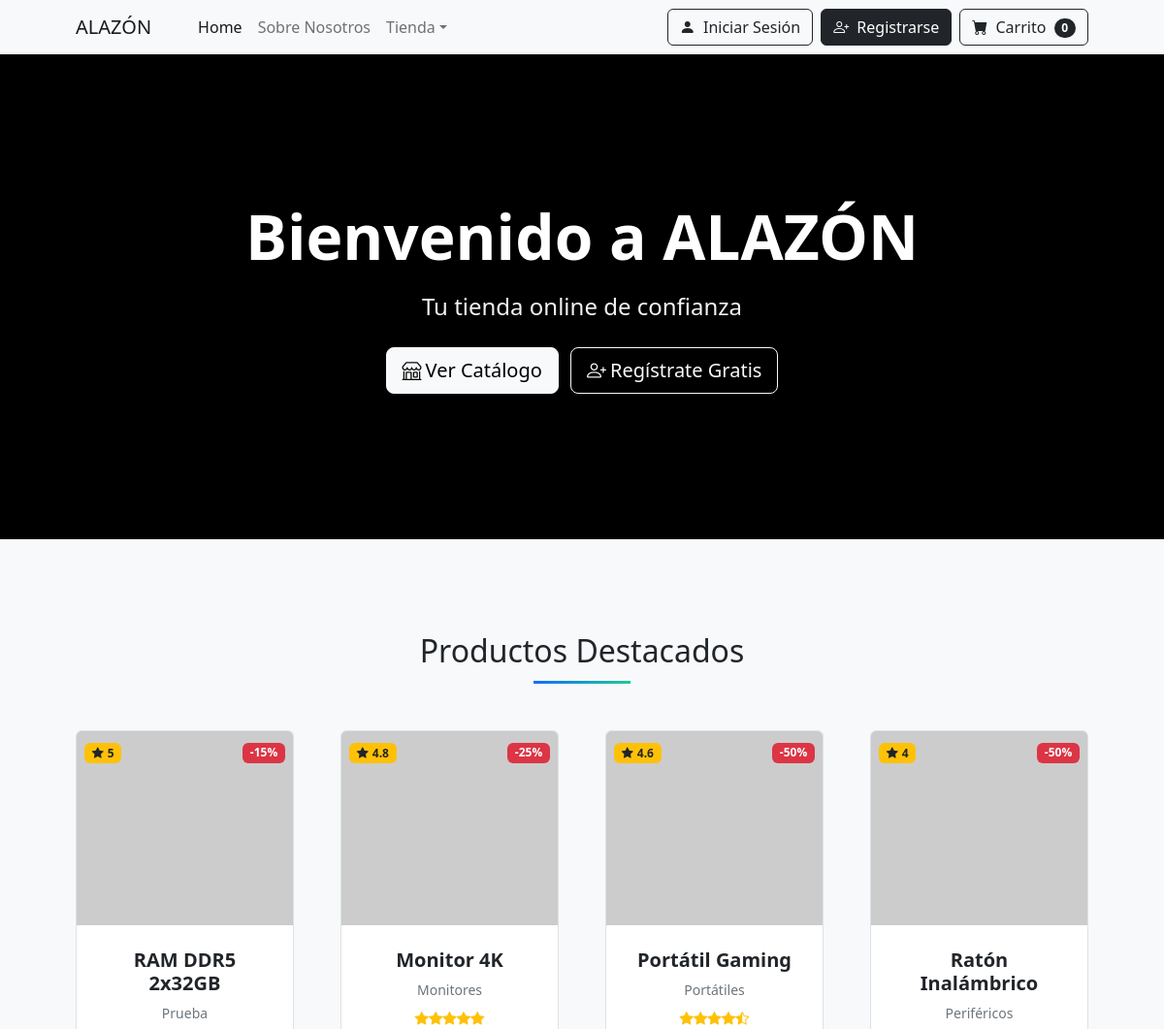
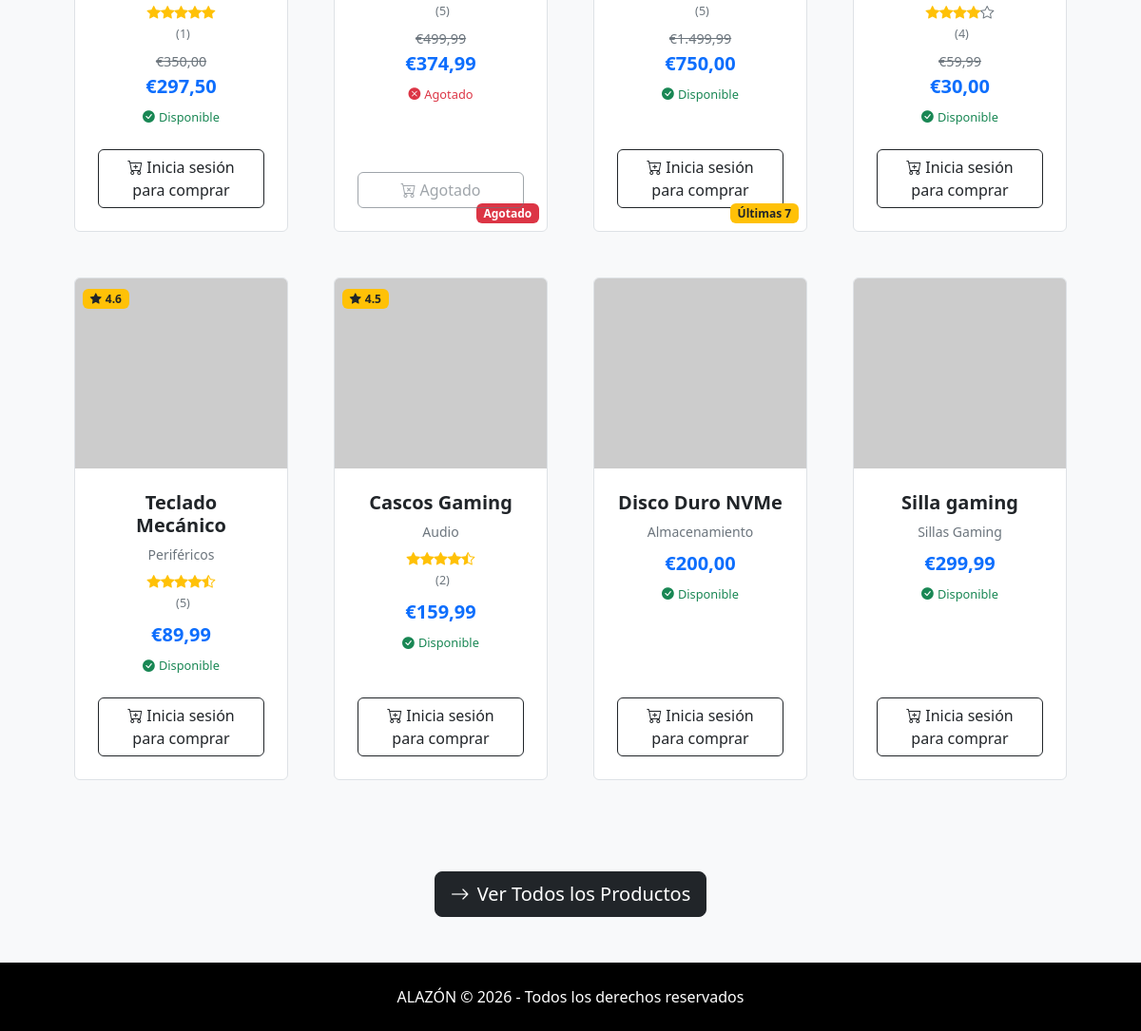
The page / on the database its author committed (2 pictures, top to bottom).
### tables this page shows
CREATE TABLE IF NOT EXISTS `products` (
  `id` int(11) NOT NULL AUTO_INCREMENT,
  `category_id` int(11) DEFAULT NULL,
  `nombre` varchar(150) NOT NULL,
  `descripcion` text DEFAULT NULL,
  `imagen` varchar(255) DEFAULT NULL,
  `precio` decimal(10,2) NOT NULL,
  `stock` int(11) DEFAULT 0,
  `imagen_url` varchar(255) DEFAULT NULL,
  `estado` enum('activo','inactivo') DEFAULT 'activo',
  `fecha_creacion` timestamp NOT NULL DEFAULT current_timestamp(),
  `valoracion` decimal(3,2) DEFAULT 0.00,
  `num_valoraciones` int(11) DEFAULT 0,
  `en_rebaja` tinyint(1) DEFAULT 0,
  `precio_original` decimal(10,2) DEFAULT NULL,
  `porcentaje_rebaja` int(11) DEFAULT NULL,
  PRIMARY KEY (`id`),
  KEY `category_id` (`category_id`),
  KEY `idx_valoracion` (`valoracion`),
  KEY `idx_en_rebaja` (`en_rebaja`)
);

CREATE TABLE IF NOT EXISTS `categories` (
  `id` int(11) NOT NULL AUTO_INCREMENT,
  `nombre` varchar(50) NOT NULL,
  `descripcion` text DEFAULT NULL,
  `imagen` varchar(255) DEFAULT NULL,
  `activo` tinyint(1) DEFAULT 1,
  `fecha_creacion` timestamp NOT NULL DEFAULT current_timestamp(),
  PRIMARY KEY (`id`)
);

### index.php (the view, shortened to what the rows shown need)
<?php
require_once('session.php');
require_once('config.php');
$db = new Database();
$con = $db->getCon();
if ($logged_in) {
    $moneda_usuario = [
        'codigo' => $moneda_codigo,
        'simbolo' => $moneda_simbolo
    ];
} else {
    $moneda_usuario = [
        'codigo' => 'EUR',
        'simbolo' => '€'
    ];
}
function generarEstrellas($puntuacion) {
    $html = '<div class="valoracion-estrellas">';
    $puntuacion_redondeada = round($puntuacion * 2) / 2;
    for ($i = 1; $i <= 5; $i++) {
        if ($i <= floor($puntuacion_redondeada)) {
            $html .= '<i class="bi-star-fill text-warning"></i>';
        } elseif ($i == ceil($puntuacion_redondeada) && $puntuacion_redondeada - floor($puntuacion_redondeada) >= 0.5) {
            $html .= '<i class="bi-star-half text-warning"></i>';
        } else {
            $html .= '<i class="bi-star text-secondary"></i>';
        }
    }
    $html .= '</div>';
    return $html;
}
$sql_productos = "SELECT p.*, c.nombre as categoria_nombre,
                         COALESCE(AVG(v.puntuacion), 0) as valoracion_real,
                         COUNT(v.id) as num_valoraciones_real
                  FROM products p
                  LEFT JOIN categories c ON p.category_id = c.id
                  LEFT JOIN valoraciones v ON p.id = v.product_id
                  WHERE p.estado = 'activo'
                  GROUP BY p.id
                  ORDER BY
                    CASE
                        WHEN p.en_rebaja = 1 THEN 1  -- Primero los que están en rebaja
                        ELSE 2
                    END,
                    valoracion_real DESC,  -- Luego los mejor valorados
                    p.fecha_creacion DESC  -- Luego los más nuevos
                  LIMIT 12";
$result_productos = mysqli_query($con, $sql_productos);
$productos_destacados = [];
while ($row = mysqli_fetch_assoc($result_productos)) {
    $precio_mostrar = $row['precio'];
    $precio_original = isset($row['precio_original']) && $row['precio_original'] > $row['precio']
        ? $row['precio_original']
        : $row['precio'];
    $precio_formateado = formatearPrecio(
        $precio_mostrar,
        $moneda_usuario['codigo'],
        $moneda_usuario['simbolo']
    );
    $precio_original_formateado = formatearPrecio(
        $precio_original,
        $moneda_usuario['codigo'],
        $moneda_usuario['simbolo']
    );
    $porcentaje_rebaja = isset($row['porcentaje_rebaja']) ? $row['porcentaje_rebaja'] : 0;
    $imagen_url = 'https://dummyimage.com/450x300/dee2e6/6c757d.jpg';
    $productos_destacados[] = [
        'id' => $row['id'],
        'nombre' => $row['nombre'],
        'precio' => $precio_mostrar,
        'precio_formateado' => $precio_formateado,
        'precio_original' => $precio_original,
        'precio_original_formateado' => $precio_original_formateado,
        'porcentaje_rebaja' => $porcentaje_rebaja,
        'stock' => $row['stock'],
        'imagen_url' => $imagen_url,
        'categoria' => $row['categoria_nombre'] ?? 'Sin categoría',
        'estado' => $row['estado'],
        'valoracion' => round($row['valoracion_real'], 1),
        'num_valoraciones' => $row['num_valoraciones_real'],
        'en_rebaja' => $row['en_rebaja'] ?? 0
    ];
}
$sql_rebajas = "SELECT p.*, c.nombre as categoria_nombre,
                       COALESCE(AVG(v.puntuacion), 0) as valoracion_real,
                       COUNT(v.id) as num_valoraciones_real
                FROM products p
                LEFT JOIN categories c ON p.category_id = c.id
                LEFT JOIN valoraciones v ON p.id = v.product_id
                WHERE p.estado = 'activo' AND p.en_rebaja = 1
                GROUP BY p.id
                ORDER BY p.porcentaje_rebaja DESC
                LIMIT 4";
$result_rebajas = mysqli_query($con, $sql_rebajas);
$productos_rebajas = [];
while ($row = mysqli_fetch_assoc($result_rebajas)) {
    $precio_mostrar = $row['precio'];
    $precio_original = isset($row['precio_original']) && $row['precio_original'] > $row['precio']
        ? $row['precio_original']
        : $row['precio'];
    $precio_formateado = formatearPrecio(
        $precio_mostrar,
        $moneda_usuario['codigo'],
        $moneda_usuario['simbolo']
    );
    $precio_original_formateado = formatearPrecio(
        $precio_original,
        $moneda_usuario['codigo'],
        $moneda_usuario['simbolo']
    );
    $porcentaje_rebaja = isset($row['porcentaje_rebaja']) ? $row['porcentaje_rebaja'] : 0;
    $imagen_url = 'https://dummyimage.com/450x300/dee2e6/6c757d.jpg';
    $productos_rebajas[] = [
        'id' => $row['id'],
        'nombre' => $row['nombre'],
        'precio_formateado' => $precio_formateado,
        'precio_original_formateado' => $precio_original_formateado,
        'porcentaje_rebaja' => $porcentaje_rebaja,
        'stock' => $row['stock'],
        'imagen_url' => $imagen_url,
        'categoria' => $row['categoria_nombre'] ?? 'Sin categoría',
        'valoracion' => round($row['valoracion_real'], 1),
        'num_valoraciones' => $row['num_valoraciones_real']
    ];
}
$sql_valorados = "SELECT p.*, c.nombre as categoria_nombre,
                         COALESCE(AVG(v.puntuacion), 0) as valoracion_real,
                         COUNT(v.id) as num_valoraciones_real
                  FROM products p
                  LEFT JOIN categories c ON p.category_id = c.id
                  LEFT JOIN valoraciones v ON p.id = v.product_id
                  WHERE p.estado = 'activo'
                  GROUP BY p.id
                  HAVING valoracion_real >= 4.0
                  ORDER BY valoracion_real DESC, num_valoraciones_real DESC
                  LIMIT 4";
$result_valorados = mysqli_query($con, $sql_valorados);
$productos_valorados = [];
while ($row = mysqli_fetch_assoc($result_valorados)) {
    $imagen_url = 'https://dummyimage.com/450x300/dee2e6/6c757d.jpg';
    $productos_valorados[] = [
        'id' => $row['id'],
        'nombre' => $row['nombre'],
        'precio_formateado' => formatearPrecio($row['precio'], $moneda_usuario['codigo'], $moneda_usuario['simbolo']),
        'stock' => $row['stock'],
        'imagen_url' => $imagen_url,
        'categoria' => $row['categoria_nombre'] ?? 'Sin categoría',
        'valoracion' => round($row['valoracion_real'], 1),
        'num_valoraciones' => $row['num_valoraciones_real']
    ];
}
$hay_productos = !empty($productos_destacados);
$hay_rebajas = !empty($productos_rebajas);
$hay_valorados = !empty($productos_valorados);
?>
<!DOCTYPE html>
<html lang="es">
<head>
    <link href="https://cdn.jsdelivr.net/npm/bootstrap-icons@1.5.0/font/bootstrap-icons.css" rel="stylesheet" />
    <link href="https://cdn.jsdelivr.net/npm/bootstrap@5.2.3/dist/css/bootstrap.min.css" rel="stylesheet" />
</head>
<body>
    <header class="video-header">
        <div class="container px-4 px-lg-5 video-content">
            <div>
                <h1 class="display-4 fw-bolder">Bienvenido a ALAZÓN</h1>
            </div>
        </div>
    </header>
    <section class="py-5 <?php echo ($hay_rebajas || $hay_valorados) ? 'bg-light' : ''; ?>">
        <div class="container px-4 px-lg-5 mt-5">
            <h2 class="text-center seccion-titulo mb-5">Productos Destacados</h2>
            <?php if (!$hay_productos): ?>
                <div class="alert alert-info text-center">
                    <i class="bi-info-circle me-2"></i>
                    No hay productos disponibles en este momento.
                    <?php if ($es_admin): ?>
                        <a href="admin_productos.php" class="alert-link">Añade productos desde el panel de administración</a>
                    <?php endif; ?>
                </div>
            <?php else: ?>
                <div class="row gx-4 gx-lg-5 row-cols-2 row-cols-md-3 row-cols-xl-4 justify-content-center">
                    <?php foreach ($productos_destacados as $producto): ?>
                        <div class="col mb-5">
                            <div class="card h-100 product-card">
                                <div class="position-absolute top-0 start-0 m-2">
                                    <?php if ($producto['valoracion'] >= 4.0): ?>
                                        <span class="badge bg-warning text-dark">
                                            <i class="bi-star-fill me-1"></i><?php echo $producto['valoracion']; ?>
                                        </span>
                                    <?php endif; ?>
                                </div>
                                <?php if ($producto['porcentaje_rebaja'] > 0): ?>
                                    <div class="position-absolute top-0 end-0 m-2">
                                        <span class="badge bg-danger">
                                            -<?php echo $producto['porcentaje_rebaja']; ?>%
                                        </span>
                                    </div>
                                <?php endif; ?>
                                <?php if ($producto['stock'] <= 0): ?>
                                    <div class="position-absolute bottom-0 end-0 m-2">
                                        <span class="badge bg-danger">Agotado</span>
                                    </div>
                                <?php elseif ($producto['stock'] < 10): ?>
                                    <div class="position-absolute bottom-0 end-0 m-2">
                                        <span class="badge bg-warning text-dark">Últimas <?php echo $producto['stock']; ?></span>
                                    </div>
                                <?php endif; ?>
                                <img class="card-img-top product-image"
                                     src="<?php echo htmlspecialchars($producto['imagen_url']); ?>"
                                     alt="<?php echo htmlspecialchars($producto['nombre']); ?>" />
                                <div class="card-body p-4 text-center">
                                    <h5 class="fw-bolder"><?php echo htmlspecialchars($producto['nombre']); ?></h5>
                                    <?php if (!empty($producto['categoria'])): ?>
                                        <div class="small text-muted mb-2"><?php echo htmlspecialchars($producto['categoria']); ?></div>
                                    <?php endif; ?>
                                    <?php if ($producto['valoracion'] > 0): ?>
                                        <div class="valoracion-estrellas mb-2">
                                            <?php echo generarEstrellas($producto['valoracion']); ?>
                                            <small class="text-muted ms-1">(<?php echo $producto['num_valoraciones']; ?>)</small>
                                        </div>
                                    <?php endif; ?>
                                    <div class="mb-2">
                                        <?php if ($producto['precio_original'] > $producto['precio']): ?>
                                            <div class="precio-original"><?php echo $producto['precio_original_formateado']; ?></div>
                                        <?php endif; ?>
                                        <div class="fw-bold fs-5 text-primary"><?php echo $producto['precio_formateado']; ?></div>
                                    </div>
                                    <?php if ($producto['stock'] > 0): ?>
                                        <div class="text-success small stock-badge">
                                            <i class="bi-check-circle-fill me-1"></i>Disponible
                                        </div>
                                    <?php else: ?>
                                        <div class="text-danger small stock-badge">
                                            <i class="bi-x-circle-fill me-1"></i>Agotado
                                        </div>
                                    <?php endif; ?>
                                </div>
                                <div class="card-footer p-4 pt-0 border-top-0 bg-transparent text-center">
                                    <?php if ($producto['stock'] > 0 && $logged_in): ?>
                                        <form method="POST" action="catalogo.php" class="d-inline">
                                            <input type="hidden" name="product_id" value="<?php echo $producto['id']; ?>">
                                            <input type="hidden" name="cantidad" value="1">
                                            <button type="submit" name="add_to_cart" class="btn btn-outline-dark w-100">
                                                <i class="bi-cart-plus me-1"></i>Añadir al carrito
                                            </button>
                                        </form>
                                    <?php elseif ($producto['stock'] > 0 && !$logged_in): ?>
                                        <a href="login.php" class="btn btn-outline-dark w-100">
                                            <i class="bi-cart-plus me-1"></i>Inicia sesión para comprar
                                        </a>
                                    <?php else: ?>
                                        <button class="btn btn-outline-secondary w-100" disabled>
                                            <i class="bi-cart-x me-1"></i>Agotado
                                        </button>
                                    <?php endif; ?>
                                </div>
                            </div>
                        </div>
                    <?php endforeach; ?>
                </div>
            <?php endif; ?>
        </div>
    </section>
</body>
</html>

### rows shown on the page
products: valoracion "5", porcentaje_rebaja "15", nombre "RAM DDR5 2x32GB", category.nombre "Prueba", num_valoraciones "1", precio_original_formateado "€350,00", precio_formateado "€297,50", stock "Disponible"
products: valoracion "4.8", porcentaje_rebaja "25", stock "Agotado", nombre "Monitor 4K", category.nombre "Monitores", num_valoraciones "5", precio_original_formateado "€499,99", precio_formateado "€374,99"
products: valoracion "4.6", porcentaje_rebaja "50", stock "7", nombre "Portátil Gaming", category.nombre "Portátiles", num_valoraciones "5", precio_original_formateado "€1.499,99", precio_formateado "€750,00", shows "Disponible", shows "Inicia sesión para comprar"
products: valoracion "4", porcentaje_rebaja "50", nombre "Ratón Inalámbrico", category.nombre "Periféricos", num_valoraciones "4", precio_original_formateado "€59,99", precio_formateado "€30,00", stock "Disponible"
products: valoracion "4.6", nombre "Teclado Mecánico", category.nombre "Periféricos", num_valoraciones "5", precio_formateado "€89,99", stock "Disponible"
products: valoracion "4.5", nombre "Cascos Gaming", category.nombre "Audio", num_valoraciones "2", precio_formateado "€159,99", stock "Disponible"
products: nombre "Disco Duro NVMe", category.nombre "Almacenamiento", precio_formateado "€200,00", stock "Disponible"
products: nombre "Silla gaming", category.nombre "Sillas Gaming", precio_formateado "€299,99", stock "Disponible"
